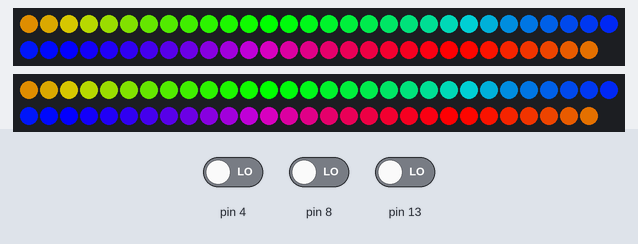
Simulated run of this sketch. Board: Arduino Uno, built with avr-gcc and run on an emulated ATmega328P. On the bench: 2 × 59 RGB LEDs in strip order, left to right, continuing on the next row. The inputs (shaded band) are chosen by the test bench; at power-on: pin 8 LOW, pin 13 LOW, pin 4 LOW.

Above: at 1.2 s.
1.3 s: pin 8 driven HIGH
At 2.34 s:
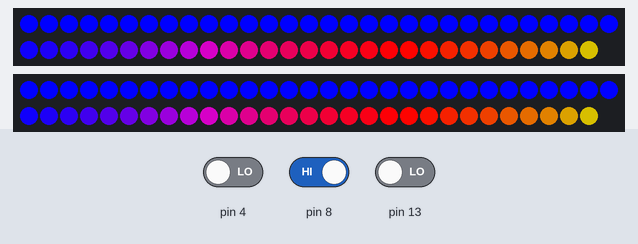
4.0 s: pin 13 driven HIGH
At 5.02 s:
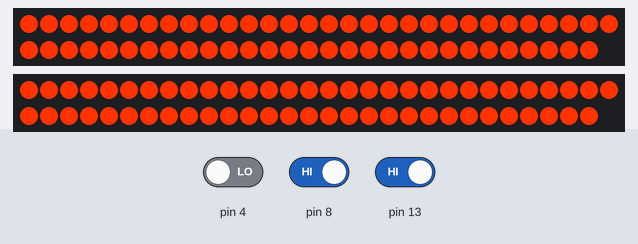
7.0 s: pin 13 driven LOW
At 7.8 s:
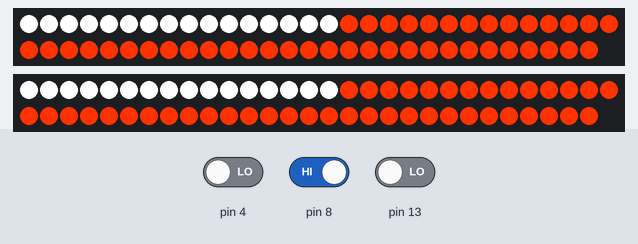
9.8 s: pin 4 driven HIGH
At 11.1 s:
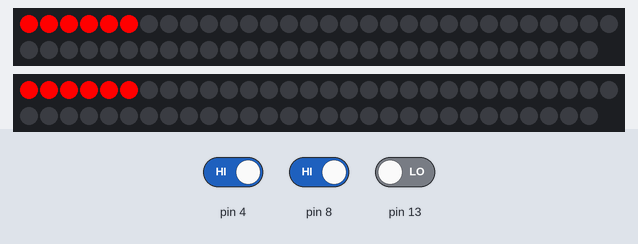
12.8 s: pin 8 driven LOW
At 14.66 s:
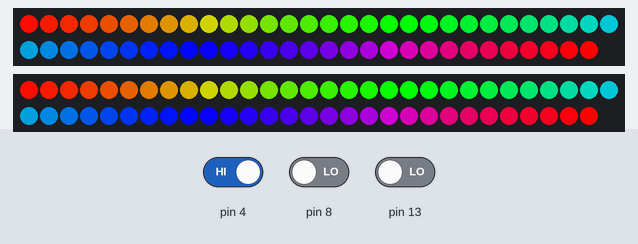
15.8 s: pin 8 driven HIGH
At 16.25 s:
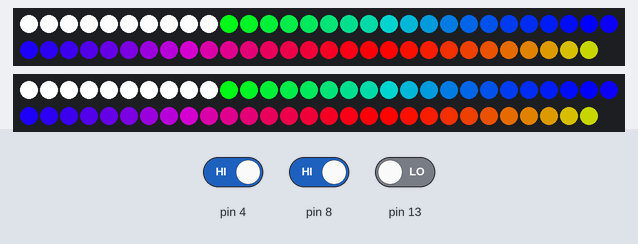
Timing chart, 0 to 18.8 s (numbered marks = the images above; inputs shaded):
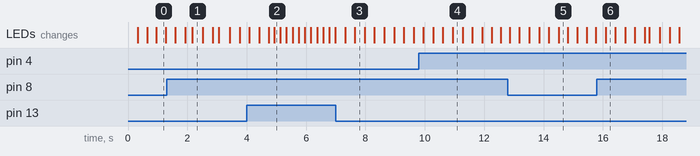

The sketch:

Light_Controller_WIth_Manual_Pin_4_Short.ino
```cpp
#include <Adafruit_NeoPixel.h>

//r6 close, r5 middle, 4 is down
/*
  @author Noah Page
  Operate 2 Adafruit NeoPixels for Team 2791's RGB light strips
*/
//4 High is red
//4 Low is blue

int PixelNum = 59;
int pin = 11;
int pin2 = 6;
int x = 0;
int y = 0;
int z = 0;
int p = 0;
int shootingCounter = 0;
bool AutonBool = false;
bool AutonBool2 = false;
bool TeleBool = false;
bool AutonBool3 = false;
bool GearBool = true;
Adafruit_NeoPixel stripA = Adafruit_NeoPixel(PixelNum, pin, NEO_GRB + NEO_KHZ800);
Adafruit_NeoPixel stripB = Adafruit_NeoPixel(PixelNum, pin2, NEO_GRB + NEO_KHZ800);
void setup() {
  stripA.begin();
  stripB.begin();
  stripA.show();
  stripB.show();
  pinMode(4, INPUT);
  pinMode(8, INPUT);
  pinMode(13, INPUT);
}

void loop() {
  if (digitalRead(4) == HIGH && digitalRead(8) == HIGH && digitalRead(13) == HIGH) { //Climbing or Fuel Pick Up Green Lightning SHOULD BE GEAR DONE
    if (GearBool == true) {
      for (int x = 0; x <= PixelNum; x++) {
        stripA.setPixelColor(x, 255, 50, 0);
        stripB.setPixelColor(x, 255, 50, 0);
      }
      stripA.show();
      stripB.show();
      delay(200);
      GearBool = false;
    }
    else if (GearBool == false) {
      for (int x = 0; x <= PixelNum; x++) {
        stripA.setPixelColor(x, 0, 0, 0);
        stripB.setPixelColor(x, 0, 0, 0);
      }
      stripA.show();
      stripB.show();
      delay(200);
      GearBool = true;
    }
  }
  else if (digitalRead(4) == LOW && digitalRead(13) == HIGH && digitalRead(8) == HIGH) { //Gear Intake Down SWITCHED WITH AUTO RED SIDE SHOULD ALSO BE GEAR DONE
    if (GearBool == true) {
      for (int x = 0; x <= PixelNum; x++) {
        stripA.setPixelColor(x, 255, 50, 0);
        stripB.setPixelColor(x, 255, 50, 0);
      }
      stripA.show();
      stripB.show();
      delay(200);
      GearBool = false;
    }
    else if (GearBool == false) {
      for (int x = 0; x <= PixelNum; x++) {
        stripA.setPixelColor(x, 0, 0, 0);
        stripB.setPixelColor(x, 0, 0, 0);
      }
      stripA.show();
      stripB.show();
      delay(200);
      GearBool = true;
    }
  }
  else if (digitalRead(4) == HIGH && digitalRead(8) == HIGH && digitalRead(13) == LOW) { //Shooting YELLOW SETS OF 3 LEDS MOVING ACROSS FAST SHOULD BE RED TELE DONE
    if (AutonBool2 == false) {
      if (AutonBool == false) {
        for (int x = 0; x <= PixelNum; x++) {
          stripA.setPixelColor(x, 255, 0, 0);
          stripB.setPixelColor(x, 255, 0, 0);
          stripA.show();
          stripB.show();
          delay(25);
        }
      }
      if (AutonBool == true) {
        for (int x = PixelNum; x >= 0; x--) {
          stripA.setPixelColor(x, 0, 0, 0);
          stripB.setPixelColor(x, 0, 0, 0);
          stripA.show();
          stripB.show();
          delay(25);
        }
      }
    }
    if (AutonBool2 == true) {
      if (AutonBool == false) {
        for (int x = 0; x <= PixelNum; x++) {
          stripA.setPixelColor(x, 255, 255, 255);
          stripB.setPixelColor(x, 255, 255, 255);
          stripA.show();
          stripB.show();
          delay(25);
        }
      }
      if (AutonBool == true) {
        for (int x = PixelNum; x >= 0; x--) {
          stripA.setPixelColor(x, 0, 0, 0);
          stripB.setPixelColor(x, 0, 0, 0);
          stripA.show();
          stripB.show();
          delay(25);
        }
      }
    }
    if (AutonBool == false) {
      AutonBool = true;
    }
    else if (AutonBool == true) {
      AutonBool = false;
      AutonBool3 = true;
    }
    if (AutonBool3 == true) {
      if (AutonBool2 == false) {
        AutonBool2 = true;
      }
      else if (AutonBool2 == true) {
        AutonBool2 = false;
      }
      AutonBool3 = false;
    }
  }

  else if (digitalRead(4) == HIGH && digitalRead(8) == LOW && digitalRead(13) == LOW) { //Auto blue side BLUE AND WHITE ALTERNATING STROBE SHOULD BE DISABLED DONE
    rainbowCycle(20);
  }
  else if (digitalRead(4) == HIGH && digitalRead(8) == LOW && digitalRead(13) == HIGH) { //Auto red side WHITE AND RED ALTERNATING STROBE SWITCHED WITH GEAR SHOULD BE RED AUTO DONE
    if (TeleBool == false) {
      for (int x = 0; x <= PixelNum; x++) {
        if (x % 2 == 0) {
          stripA.setPixelColor(x, 255, 0, 0);
          stripB.setPixelColor(x, 255, 0, 0);
        }
        else {
          stripA.setPixelColor(x, 255, 255, 255);
          stripB.setPixelColor(x, 255, 255, 255);
        }
      }
      TeleBool = true;
      stripA.show();
      stripB.show();
      delay(200);
    }
    if (TeleBool == true) {
      for (int x = 0; x <= PixelNum; x++) {
        if (x % 2 != 0) {
          stripA.setPixelColor(x, 255, 0, 0);
          stripB.setPixelColor(x, 255, 0, 0);
        }
        else {
          stripA.setPixelColor(x, 255, 255, 255);
          stripB.setPixelColor(x, 255, 255, 255);
        }
      }
      TeleBool = false;
      stripA.show();
      stripB.show();
      delay(200);
    }
  }
  else if (digitalRead(4) == LOW && digitalRead(8) == HIGH && digitalRead(13) == LOW) { //Teleop blue side PULSING BLUE AND THEN PULSING WHITE //SHOULD BE BLUE TELE DONE
    if (AutonBool2 == false) {
      if (AutonBool == false) {
        for (int x = 0; x <= PixelNum; x++) {
          stripA.setPixelColor(x, 0, 0, 255);
          stripB.setPixelColor(x, 0, 0, 255);
          stripA.show();
          stripB.show();
          delay(25);
        }
      }
      if (AutonBool == true) {
        for (int x = PixelNum; x >= 0; x--) {
          stripA.setPixelColor(x, 0, 0, 0);
          stripB.setPixelColor(x, 0, 0, 0);
          stripA.show();
          stripB.show();
          delay(25);
        }
      }
    }
    if (AutonBool2 == true) {
      if (AutonBool == false) {
        for (int x = 0; x <= PixelNum; x++) {
          stripA.setPixelColor(x, 255, 255, 255);
          stripB.setPixelColor(x, 255, 255, 255);
          stripA.show();
          stripB.show();
          delay(25);
        }
      }
      if (AutonBool == true) {
        for (int x = PixelNum; x >= 0; x--) {
          stripA.setPixelColor(x, 0, 0, 0);
          stripB.setPixelColor(x, 0, 0, 0);
          stripA.show();
          stripB.show();
          delay(25);
        }
      }
    }
    if (AutonBool == false) {
      AutonBool = true;
    }
    else if (AutonBool == true) {
      AutonBool = false;
      AutonBool3 = true;
    }
    if (AutonBool3 == true) {
      if (AutonBool2 == false) {
        AutonBool2 = true;
      }
      else if (AutonBool2 == true) {
        AutonBool2 = false;
      }
      AutonBool3 = false;
    }
  }
  else if (digitalRead(4) == LOW && digitalRead(8) == LOW && digitalRead(13) == HIGH) { //Teleop red side PULSING RED AND THEN PULSING WHITE SHOULD BE BLUE AUTO DONE
    if (TeleBool == false) {
      for (int x = 0; x <= PixelNum; x++) {
        if (x % 2 == 0) {
          stripA.setPixelColor(x, 0, 0, 255);
          stripB.setPixelColor(x, 0, 0, 255);
        }
        else {
          stripA.setPixelColor(x, 255, 255, 255);
          stripB.setPixelColor(x, 255, 255, 255);
        }
      }
      TeleBool = true;
      stripA.show();
      stripB.show();
      delay(200);
    }
    if (TeleBool == true) {
      for (int x = 0; x <= PixelNum; x++) {
        if (x % 2 != 0) {
          stripA.setPixelColor(x, 0, 0, 255);
          stripB.setPixelColor(x, 0, 0, 255);
        }
        else {
          stripA.setPixelColor(x, 255, 255, 255);
          stripB.setPixelColor(x, 255, 255, 255);
        }
      }
      TeleBool = false;
      stripA.show();
      stripB.show();
      delay(200);
    }
  }

  else { //DIABLED
    rainbowCycle(20);
  }
}
uint32_t Wheel(byte WheelPos) { //Taken from Adafruit's example code
  WheelPos = 255 - WheelPos;
  if (WheelPos < 85) {
    return stripA.Color(255 - WheelPos * 3, 0, WheelPos * 3);
  }
  if (WheelPos < 170) {
    WheelPos -= 85;
    return stripA.Color(0, WheelPos * 3, 255 - WheelPos * 3);
  }
  WheelPos -= 170;
  return stripA.Color(WheelPos * 3, 255 - WheelPos * 3, 0);
}

void rainbowCycle(uint8_t wait) { //Taken from Adafruit's example code
  uint16_t i, j;
  for (j = 0; j < 256 * 5; j++) { // 5 cycles of all colors on wheel
    for (i = 0; i < stripA.numPixels(); i++) {
      stripA.setPixelColor(i, Wheel(((i * 256 / stripA.numPixels()) + j) & 255));
      stripB.setPixelColor(i, Wheel(((i * 256 / stripA.numPixels()) + j) & 255));
      if (digitalRead(8) == HIGH || digitalRead(13) == HIGH) {
        break;
      }
    }
    if (digitalRead(8) == HIGH || digitalRead(13) == HIGH) {
      break;
    }
    stripA.show();
    stripB.show();
    delay(wait);
  }
}
```

Measured:
- after the input at 1.3 s, the LEDs: first change after 0.30 s (image 1 shows a later state)
- after the input at 4.0 s, the LEDs: first differ from a run without the input after 0.93 s (image 2)
- after the input at 7.0 s, the LEDs: first change after 0.32 s (image 3 shows a later state)
- after the input at 9.8 s, the LEDs: first differ from a run without the input after 1.1 s (image 4)
- after the input at 12.8 s, the LEDs: first differ from a run without the input after 1.7 s (image 5)
- after the input at 15.8 s, the LEDs: change after 0.29 s (image 6)
